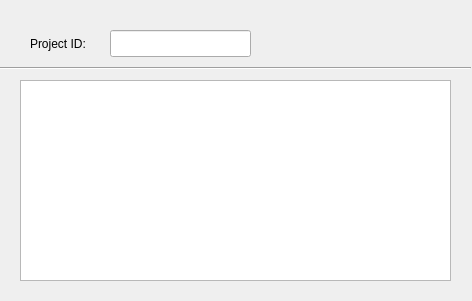
<?xml version="1.0" encoding="UTF-8"?>
<ui version="4.0">
 <class>projectDesc</class>
 <widget class="QDialog" name="projectDesc">
  <property name="geometry">
   <rect>
    <x>0</x>
    <y>0</y>
    <width>472</width>
    <height>301</height>
   </rect>
  </property>
  <property name="windowTitle">
   <string>CUPID</string>
  </property>
  <widget class="QLabel" name="label">
   <property name="geometry">
    <rect>
     <x>30</x>
     <y>35</y>
     <width>71</width>
     <height>17</height>
    </rect>
   </property>
   <property name="text">
    <string>Project ID:</string>
   </property>
  </widget>
  <widget class="Line" name="line">
   <property name="geometry">
    <rect>
     <x>0</x>
     <y>60</y>
     <width>471</width>
     <height>16</height>
    </rect>
   </property>
   <property name="orientation">
    <enum>Qt::Horizontal</enum>
   </property>
  </widget>
  <widget class="QTextBrowser" name="textBrowser">
   <property name="geometry">
    <rect>
     <x>20</x>
     <y>80</y>
     <width>431</width>
     <height>201</height>
    </rect>
   </property>
  </widget>
  <widget class="QLineEdit" name="lineEdit">
   <property name="geometry">
    <rect>
     <x>110</x>
     <y>30</y>
     <width>141</width>
     <height>27</height>
    </rect>
   </property>
  </widget>
 </widget>
 <resources/>
 <connections/>
</ui>
